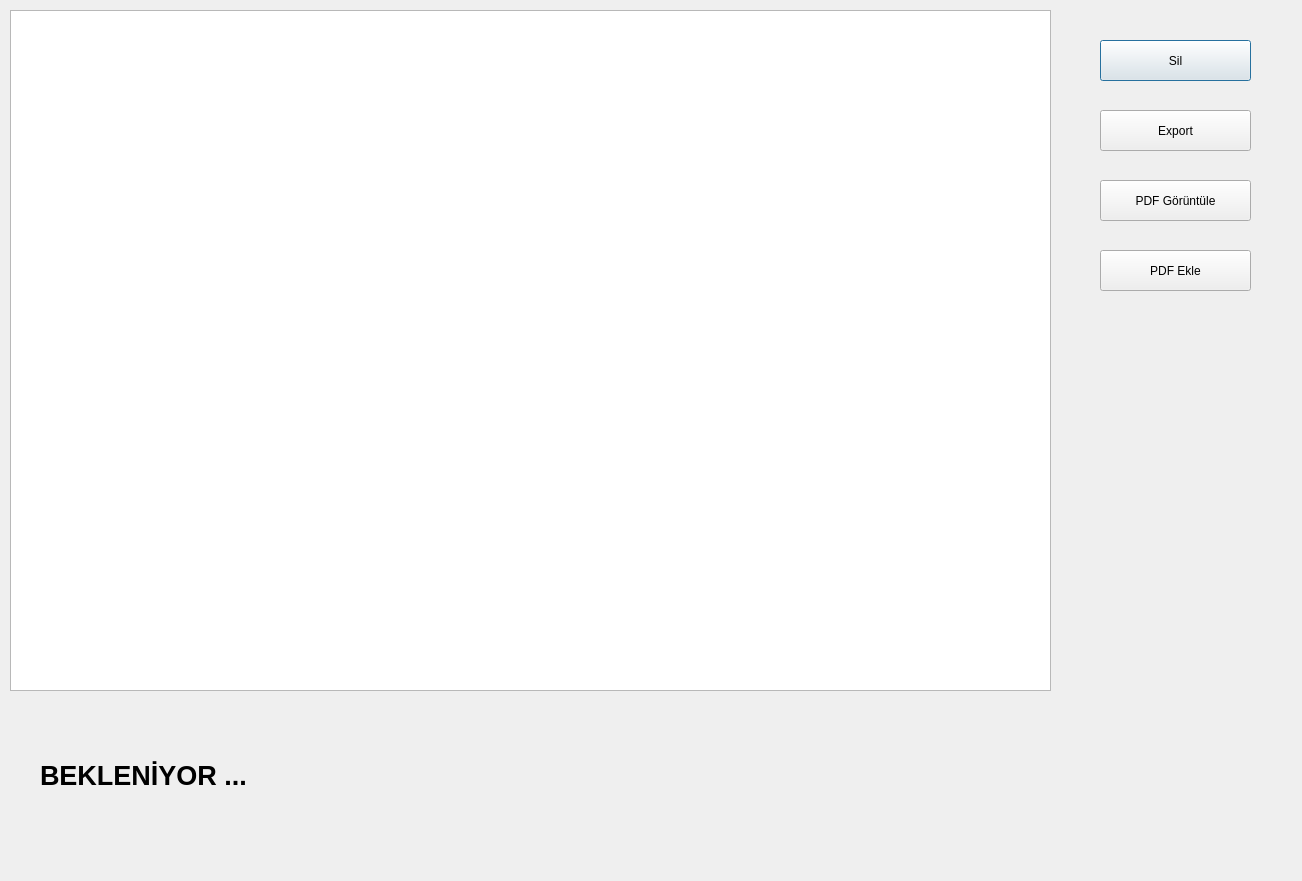
<?xml version="1.0" encoding="UTF-8"?>
<ui version="4.0">
 <class>Tablo</class>
 <widget class="QDialog" name="Tablo">
  <property name="geometry">
   <rect>
    <x>0</x>
    <y>0</y>
    <width>1302</width>
    <height>881</height>
   </rect>
  </property>
  <property name="windowTitle">
   <string>Dialog</string>
  </property>
  <widget class="QTableView" name="tablo_table">
   <property name="geometry">
    <rect>
     <x>10</x>
     <y>10</y>
     <width>1041</width>
     <height>681</height>
    </rect>
   </property>
  </widget>
  <widget class="QLabel" name="tutar_lbl">
   <property name="geometry">
    <rect>
     <x>40</x>
     <y>740</y>
     <width>981</width>
     <height>71</height>
    </rect>
   </property>
   <property name="font">
    <font>
     <pointsize>20</pointsize>
     <bold>true</bold>
    </font>
   </property>
   <property name="text">
    <string>BEKLENİYOR ...</string>
   </property>
  </widget>
  <widget class="QPushButton" name="pushButton">
   <property name="geometry">
    <rect>
     <x>1100</x>
     <y>40</y>
     <width>151</width>
     <height>41</height>
    </rect>
   </property>
   <property name="text">
    <string>Sil</string>
   </property>
  </widget>
  <widget class="QPushButton" name="ek_btn">
   <property name="enabled">
    <bool>true</bool>
   </property>
   <property name="geometry">
    <rect>
     <x>1100</x>
     <y>110</y>
     <width>151</width>
     <height>41</height>
    </rect>
   </property>
   <property name="text">
    <string>Export</string>
   </property>
  </widget>
  <widget class="QPushButton" name="pdf_btn">
   <property name="geometry">
    <rect>
     <x>1100</x>
     <y>180</y>
     <width>151</width>
     <height>41</height>
    </rect>
   </property>
   <property name="text">
    <string>PDF Görüntüle</string>
   </property>
  </widget>
  <widget class="QPushButton" name="pdf_ekle_btn">
   <property name="geometry">
    <rect>
     <x>1100</x>
     <y>250</y>
     <width>151</width>
     <height>41</height>
    </rect>
   </property>
   <property name="text">
    <string>PDF Ekle</string>
   </property>
  </widget>
 </widget>
 <resources/>
 <connections/>
</ui>
